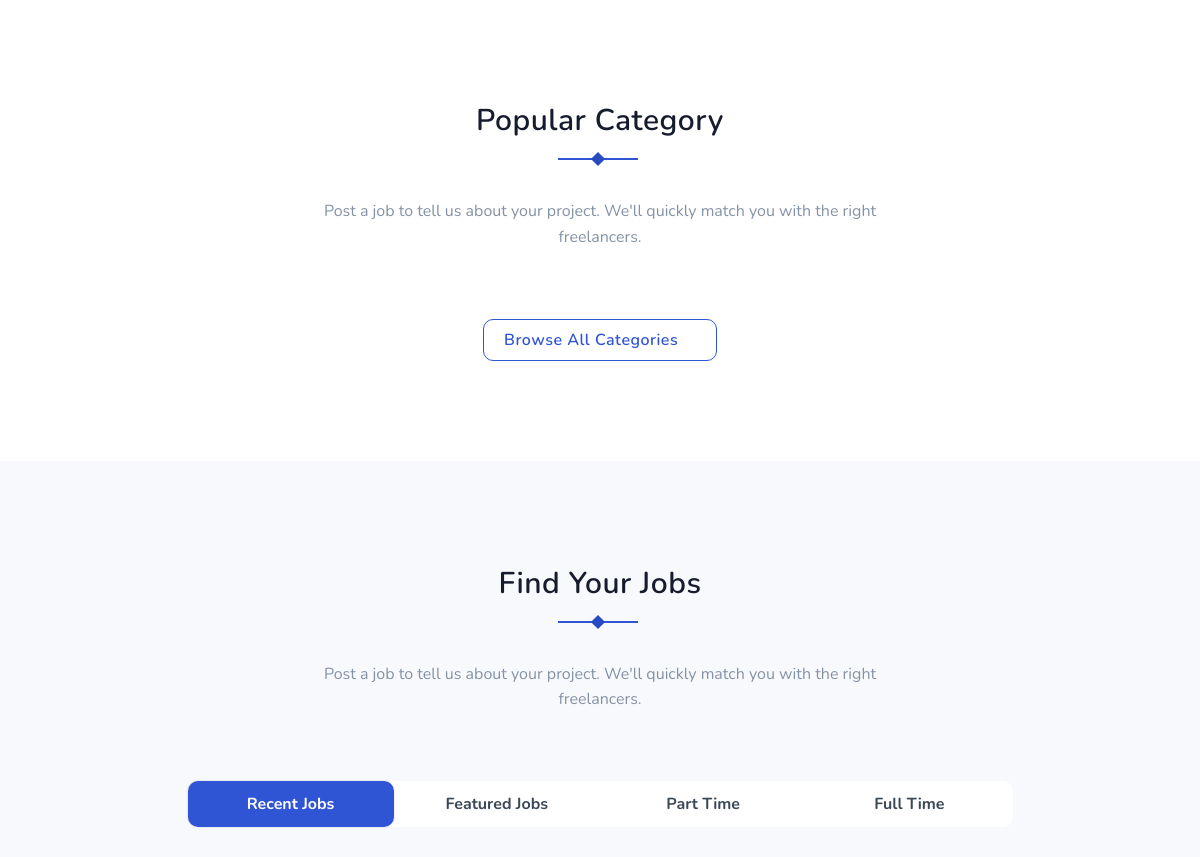
Before: / (middle part) with the older database file.
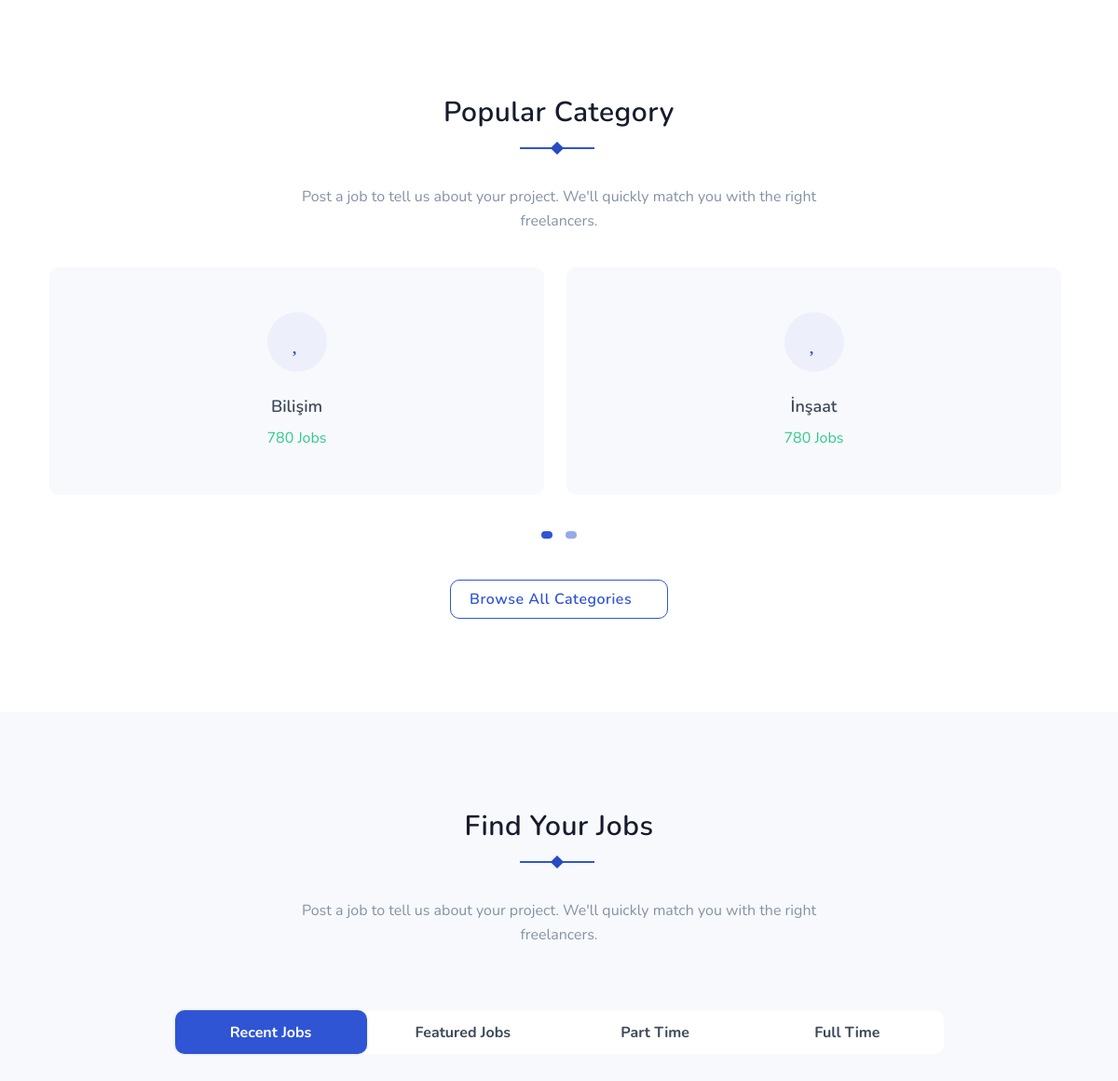
After: the same page with the newer database file.
### job/models.py (models this page shows, shortened)
class Job(models.Model):
    STATUS = (
        ('True', 'Evet'),
        ('False', 'Hayır'),
    )
    company = models.ForeignKey(Company, related_name='children', on_delete=models.CASCADE)
    profession = models.CharField(max_length=30)
    description = RichTextUploadingField(blank=True)
    category = models.CharField(max_length=30)
    city = models.CharField(max_length=20)
    create_at = models.DateTimeField(auto_now_add=True)
    update_at = models.DateTimeField(auto_now=True)
    status = models.CharField(max_length=10, choices=STATUS)
    slug = models.SlugField(null=False, unique=True)

### home/views.py (the view)
# urls.py: path('', views.index, name='index'),
def index(request):
    setting = Setting.objects.get(pk=1)
    populerCategories = Job.objects.all()
    page = "home"
    context = {'setting': setting,
               'page': page,
               'populerCategories' : populerCategories,
               }
    return render(request, 'index.html', context)

### home/templates/index.html (shortened to what this page needs)
{% extends 'homebase.html' %}
{% block body %} {% include 'content.html' %}  {% endblock %}

### home/templates/homebase.html (shortened to what this page needs)
<!DOCTYPE html>
<html lang="en" class="no-js">
<head>
    {% load static %}
    <link rel="stylesheet" href="{% static 'css/bootstrap.min.css' %}" type="text/css">
    <link rel="stylesheet" type="text/css" href="{% static 'css/materialdesignicons.min.css' %}" />
    <link rel="stylesheet" type="text/css" href="{% static 'css/fontawesome.css' %}" />
    <link rel="stylesheet" type="text/css" href="{% static 'css/selectize.css' %}" />
    <link rel="stylesheet" href="{% static 'css/owl.carousel.css' %}" />
    <link rel="stylesheet" href="{% static 'css/owl.theme.css' %}" />
    <link rel="stylesheet" href="{% static 'css/owl.transitions.css' %}" />
    <link rel="stylesheet" type="text/css" href="{% static 'css/style.css' %}" />
</head>
<body>
    {% block body %} {% endblock %}
</body>
</html>

### home/templates/header.html (shortened to what this page needs)
   {% load static %}

### home/templates/content.html (shortened to what this page needs)
    {% load static %}
    <section class="section">
        <div class="container">
            <div class="row justify-content-center">
                <div class="col-12">
                    <div class="section-title text-center mb-4 pb-2">
                        <h4 class="title title-line pb-5">Popular Category</h4>
                        <p class="text-muted para-desc mx-auto mb-1">Post a job to tell us about your project. We'll quickly match you with the right freelancers.</p>
                    </div>
                </div>
            </div>
            <div id="owl-testi" class="owl-carousel owl-theme">
                {% for populerCategory in populerCategories %}
                <div class="citem testi-box rounded p-4 mr-3 ml-2 mb-4 bg-light position-relative">
                    <a href="javascript:void(0)">
                        <div class="popu-category-box bg-light rounded text-center p-4">
                            <div class="popu-category-icon mb-3">
                                <i class="mdi mdi-account d-inline-block rounded-pill h3 text-primary"></i>
                            </div>
                            <div class="popu-category-content">
                                <h5 class="mb-2 text-dark title">{{ populerCategory.category  }}</h5>
                                <p class="text-success mb-0 rounded">780 Jobs</p>
                            </div>
                        </div>
                    </a>
                </div>
                {% endfor %}
            </div>
            <div class="row justify-content-center">
                <div class="col-12 text-center mt-4 pt-2">
                    <a href="javascript:void(0)" class="btn btn-primary-outline">Browse All Categories <i class="mdi mdi-chevron-right"></i></a>
                </div>
            </div>
        </div>
    </section>
    <section class="section bg-light">
        <div class="container">
            <div class="row justify-content-center">
                <div class="col-12">
                    <div class="section-title text-center mb-4 pb-2">
                        <h4 class="title title-line pb-5">Find Your Jobs</h4>
                        <p class="text-muted para-desc mx-auto mb-1">Post a job to tell us about your project. We'll quickly match you with the right freelancers.</p>
                    </div>
                </div>
            </div>
            <div class="row justify-content-center">
                <div class="col-lg-9 text-center mt-4 pt-2">
                    <ul class="nav nav-pills nav nav-pills bg-white rounded nav-justified flex-column flex-sm-row" id="pills-tab" role="tablist">
                        <li class="nav-item">
                            <a class="nav-link rounded active" id="recent-job-tab" data-toggle="pill" href="#recent-job" role="tab" aria-controls="recent-job" aria-selected="true">Recent Jobs</a>
                        </li>
                        <li class="nav-item">
                            <a class="nav-link rounded" id="featured-job-tab" data-toggle="pill" href="#featured-job" role="tab" aria-controls="featured-job" aria-selected="false">Featured Jobs</a>
                        </li>
                        <li class="nav-item">
                            <a class="nav-link rounded" id="part-job-tab" data-toggle="pill" href="#part-job" role="tab" aria-controls="part-job" aria-selected="false">Part Time</a>
                        </li>
                        <li class="nav-item">
                            <a class="nav-link rounded" id="full-job-tab" data-toggle="pill" href="#full-job" role="tab" aria-controls="full-job" aria-selected="false">Full Time</a>
                        </li>
                    </ul>
                </div>
            </div>
            <div class="row">
                <div class="col-12">
                    <div class="tab-content mt-2" id="pills-tabContent">
                        <div class="tab-pane fade show active" id="recent-job" role="tabpanel" aria-labelledby="recent-job-tab">
                            <div class="row">
                                <div class="col-lg-12">
                                </div>
                            </div>
                        </div>
                    </div>
                </div>
            </div>
        </div>
    </section>

### home/templates/footer.html (shortened to what this page needs)
    {% load static %}

### home/static/css/style.css (style rules this page uses)
.bg-light { background-color: #f8f9fc !important; }
.text-primary { color: #2f55d4 !important; }
.text-success { color: #2eca8b !important; }
.text-dark { color: #3c4858 !important; }
.text-muted { color: #8492a6 !important; }
.rounded { border-radius: 10px !important; }
.btn { padding: 8px 20px; outline: none; text-decoration: none; font-size: 16px; letter-spacing: 0.5px; -webkit-transition: all 0.3s; transition: all 0.3s; font-weight: 600; border-radius: 10px; }
.btn.btn-primary-outline { border: 1px solid #2f55d4; color: #2f55d4; background-color: transparent; }
.nav-pills .nav-link { color: #3c4858 !important; padding: 0.7rem 2rem; font-weight: 700; }
.nav-pills .nav-link.active { background-color: #2f55d4; color: #ffffff !important; border-color: #2f55d4 !important; -webkit-box-shadow: 0 0 3px rgba(0, 0, 0, 0.15); box-shadow: 0 0 3px rgba(0, 0, 0, 0.15); }
body { font-family: "Nunito", sans-serif; overflow-x: hidden !important; font-size: 16px; color: #161c2d; }
h1, h2, h3, h4, h5, h6, .h1, .h2, .h3, .h4, .h5, .h6 { font-family: "Nunito", sans-serif; line-height: 1.5; font-weight: 600; }
a { text-decoration: none !important; }
p { line-height: 1.6; }
.section { padding: 100px 0; position: relative; }
.section-title { position: relative; }
.section-title .title { letter-spacing: 0.5px; font-size: 30px; }
.section-title .title.title-line:before { content: ""; position: absolute; height: 2px; width: 80px; left: 50%; top: 60px; text-align: center; background: #2f55d4; margin-left: -42px; }
.section-title .title.title-line:after { content: ""; position: absolute; height: 10px; width: 10px; left: 50%; top: 56px; z-index: 1; text-align: center; background: #284bc1; margin-left: -7px; -webkit-transform: rotate(45deg); transform: rotate(45deg); }
.para-desc { max-width: 600px; }
.popu-category-box { -webkit-transition: all 0.5s ease; transition: all 0.5s ease; }
.popu-category-box i { width: 64px; height: 64px; line-height: 64px; background: #edf0fb; }
.popu-category-box .popu-category-content .title { font-size: 18px; }

Changed rows visible on the page:
added Job: category "Bilişim"
added Job: category "İnşaat"
